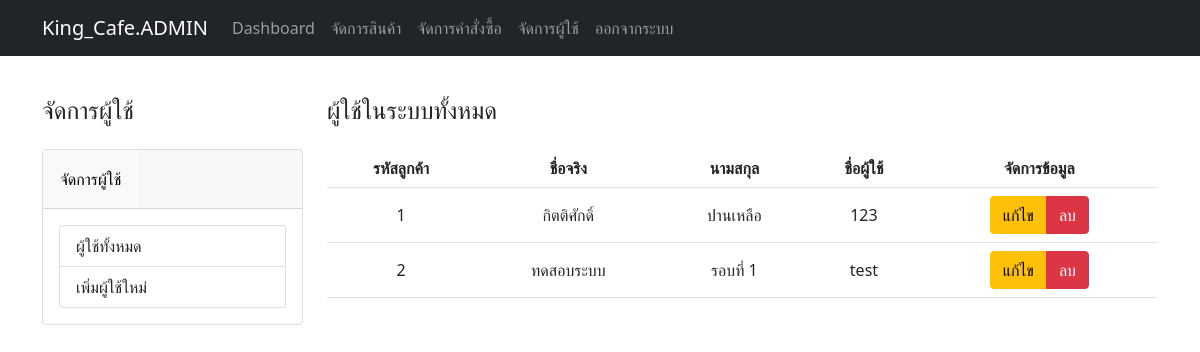
Screenshot of /admin/user.php (signed in) with the database file from the repository.
### tables this page shows
CREATE TABLE `customer` (
  `c_id` int(11) NOT NULL,
  `fname` varchar(99) NOT NULL,
  `lname` varchar(88) NOT NULL,
  `username` varchar(99) NOT NULL,
  `password` varchar(99) NOT NULL
);

### admin/user.php (the view, shortened to what this page needs)
<?php
    include'assets/php/connect.php';
    ?>
<html>
<head>
    <link rel="stylesheet" href="assets/css/console.css">
    <link rel="stylesheet" href="https://stackpath.bootstrapcdn.com/bootstrap/5.0.0-alpha2/css/bootstrap.min.css">
</head>
<body>
<?php require_once 'assets/navbar.php'?>
<div class="container">
    <div class="row">
        <div class="col-lg-3">
            <h4 class="my-4" style="margin-top:6.0rem!important;">จัดการผู้ใช้</h4>
            <div class="accordion" id="accordionExample">
                <div class="card">
                    <div class="card-header p-0" id="headingOne">
                        <h2 class="mb-0">
                            <button class="btn btn-light btn-block text-left p-3 rounded-0" type="button" data-toggle="collapse" data-target="#collapseOne" aria-expanded="true" aria-controls="collapseOne">
                                จัดการผู้ใช้
                            </button>
                        </h2>
                    </div>
                    <div id="collapseOne" class="collapse show" aria-labelledby="headingOne" data-parent="#accordionExample">
                        <div class="card-body">
                            <div class="list-group">
                                <a href="user.php" class="list-group-item">ผู้ใช้ทั้งหมด</a>
                                <a href="add_user.php" class="list-group-item">เพิ่มผู้ใช้ใหม่</a>
                            </div>
                        </div>
                    </div>
                </div>
            </div>
        </div>
        <div class="col-lg-9">
            <h4 class="my-4" style="margin-top:6.0rem!important;">ผู้ใช้ในระบบทั้งหมด</h4>
            <table class="table table-hover">
                <tr align="center">
                    <th>รหัสลูกค้า</th>
                    <th>ชื่อจริง</th>
                    <th>นามสกุล</th>
                    <th>ชื่อผู้ใช้</th>
                    <th>จัดการข้อมูล</th>
                </tr>
                <?php
                $sql = "select * from customer";
                $query = $con->query($sql);
                while($rs = $query->fetch_assoc()):
                ?>
                <tr align="center" valign="middle">
                    <td><?php echo $rs['c_id'] ?></td>
                    <td><?php echo $rs['fname'] ?></td>
                    <td><?php echo $rs['lname'] ?></td>
                    <td><?php echo $rs['username'] ?></td>
                    <td>
                        <div class="btn-toolbar" role="toolbar" aria-label="Toolbar with button groups" style="justify-content: center;">
                            <div class="btn-group mr-2" role="group" aria-label="First group" style="text-align: center">
                                <a href="edit_user.php?c_id=<?php echo $rs['c_id'] ?>"  class="btn btn-warning">แก้ไข</a>
                                <a href="assets/php/del_user.php?c_id=<?php echo $rs['c_id'] ?>" class="btn btn-danger">ลบ</a>
                            </div>
                        </div>
                    </td>
                </tr>
                <?php
                endwhile;
                ?>
            </table>
        </div>
    </div>
</div>
</body>
</html>

### admin/assets/css/color.css (style rules this page uses)
:root { --bg-blue : #ABD4EF; }

### rows the page displays
customer: c_id "1", fname "กิตติศักดิ์", lname "ปานเหลือ", username "123"
customer: c_id "2", fname "ทดสอบระบบ", lname "รอบที่ 1", username "test"
